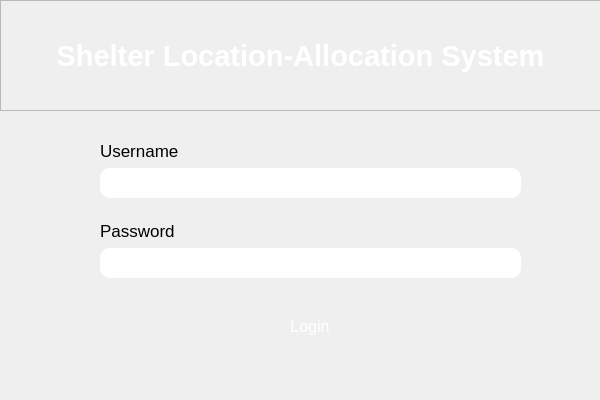
<?xml version="1.0" encoding="UTF-8"?>
<ui version="4.0">
 <class>Loginkamunaboss</class>
 <widget class="QDialog" name="Loginkamunaboss">
  <property name="geometry">
   <rect>
    <x>0</x>
    <y>0</y>
    <width>600</width>
    <height>400</height>
   </rect>
  </property>
  <property name="sizePolicy">
   <sizepolicy hsizetype="Fixed" vsizetype="Fixed">
    <horstretch>0</horstretch>
    <verstretch>0</verstretch>
   </sizepolicy>
  </property>
  <property name="minimumSize">
   <size>
    <width>600</width>
    <height>400</height>
   </size>
  </property>
  <property name="maximumSize">
   <size>
    <width>600</width>
    <height>400</height>
   </size>
  </property>
  <property name="windowTitle">
   <string>Dialog</string>
  </property>
  <widget class="QFrame" name="frame">
   <property name="geometry">
    <rect>
     <x>0</x>
     <y>0</y>
     <width>601</width>
     <height>111</height>
    </rect>
   </property>
   <property name="autoFillBackground">
    <bool>false</bool>
   </property>
   <property name="styleSheet">
    <string notr="true">QFrame {
    background-color: qlineargradient(
        spread:pad, 
        x1:0, y1:0, x2:1, y2:0, 
        stop:0 green, stop:1 lightgreen
    );
}</string>
   </property>
   <property name="frameShape">
    <enum>QFrame::StyledPanel</enum>
   </property>
   <property name="frameShadow">
    <enum>QFrame::Raised</enum>
   </property>
   <widget class="QLabel" name="label">
    <property name="geometry">
     <rect>
      <x>0</x>
      <y>0</y>
      <width>601</width>
      <height>111</height>
     </rect>
    </property>
    <property name="sizePolicy">
     <sizepolicy hsizetype="Fixed" vsizetype="Fixed">
      <horstretch>0</horstretch>
      <verstretch>0</verstretch>
     </sizepolicy>
    </property>
    <property name="font">
     <font>
      <pointsize>22</pointsize>
      <weight>75</weight>
      <bold>true</bold>
     </font>
    </property>
    <property name="styleSheet">
     <string notr="true">color: white</string>
    </property>
    <property name="text">
     <string>Shelter Location-Allocation System</string>
    </property>
    <property name="alignment">
     <set>Qt::AlignCenter</set>
    </property>
   </widget>
  </widget>
  <widget class="QWidget" name="verticalLayoutWidget">
   <property name="geometry">
    <rect>
     <x>100</x>
     <y>220</y>
     <width>421</width>
     <height>61</height>
    </rect>
   </property>
   <layout class="QVBoxLayout" name="passwordLayout">
    <item>
     <widget class="QLabel" name="passwordLabel">
      <property name="sizePolicy">
       <sizepolicy hsizetype="Preferred" vsizetype="Fixed">
        <horstretch>0</horstretch>
        <verstretch>0</verstretch>
       </sizepolicy>
      </property>
      <property name="font">
       <font>
        <pointsize>13</pointsize>
       </font>
      </property>
      <property name="text">
       <string>Password</string>
      </property>
     </widget>
    </item>
    <item>
     <widget class="QLineEdit" name="passwordField">
      <property name="minimumSize">
       <size>
        <width>0</width>
        <height>30</height>
       </size>
      </property>
      <property name="styleSheet">
       <string notr="true">border-radius: 10px;                  
</string>
      </property>
     </widget>
    </item>
   </layout>
  </widget>
  <widget class="QWidget" name="verticalLayoutWidget_2">
   <property name="geometry">
    <rect>
     <x>100</x>
     <y>300</y>
     <width>421</width>
     <height>52</height>
    </rect>
   </property>
   <layout class="QVBoxLayout" name="loginLayout">
    <item alignment="Qt::AlignHCenter">
     <widget class="QPushButton" name="loginButt">
      <property name="sizePolicy">
       <sizepolicy hsizetype="Fixed" vsizetype="Fixed">
        <horstretch>0</horstretch>
        <verstretch>0</verstretch>
       </sizepolicy>
      </property>
      <property name="minimumSize">
       <size>
        <width>150</width>
        <height>40</height>
       </size>
      </property>
      <property name="font">
       <font>
        <pointsize>-1</pointsize>
       </font>
      </property>
      <property name="styleSheet">
       <string notr="true">QPushButton {
    background-color: qlineargradient(
        spread:pad, 
        x1:0, y1:0, x2:1, y2:0, 
        stop:0 green, stop:1 lightgreen);           
    color: white;                        
    border: none;                        
    border-radius: 20px;                 
    padding: 10px 20px;                   
    font-size: 16px;                     
}</string>
      </property>
      <property name="text">
       <string>Login</string>
      </property>
     </widget>
    </item>
   </layout>
  </widget>
  <widget class="QWidget" name="verticalLayoutWidget_3">
   <property name="geometry">
    <rect>
     <x>100</x>
     <y>140</y>
     <width>421</width>
     <height>61</height>
    </rect>
   </property>
   <layout class="QVBoxLayout" name="usernameLayout">
    <item>
     <widget class="QLabel" name="usernameLabel">
      <property name="sizePolicy">
       <sizepolicy hsizetype="Preferred" vsizetype="Fixed">
        <horstretch>0</horstretch>
        <verstretch>0</verstretch>
       </sizepolicy>
      </property>
      <property name="font">
       <font>
        <pointsize>13</pointsize>
       </font>
      </property>
      <property name="text">
       <string>Username</string>
      </property>
     </widget>
    </item>
    <item>
     <widget class="QLineEdit" name="usernameField">
      <property name="minimumSize">
       <size>
        <width>0</width>
        <height>30</height>
       </size>
      </property>
      <property name="styleSheet">
       <string notr="true">border-radius: 10px;</string>
      </property>
     </widget>
    </item>
   </layout>
  </widget>
 </widget>
 <resources/>
 <connections/>
</ui>
